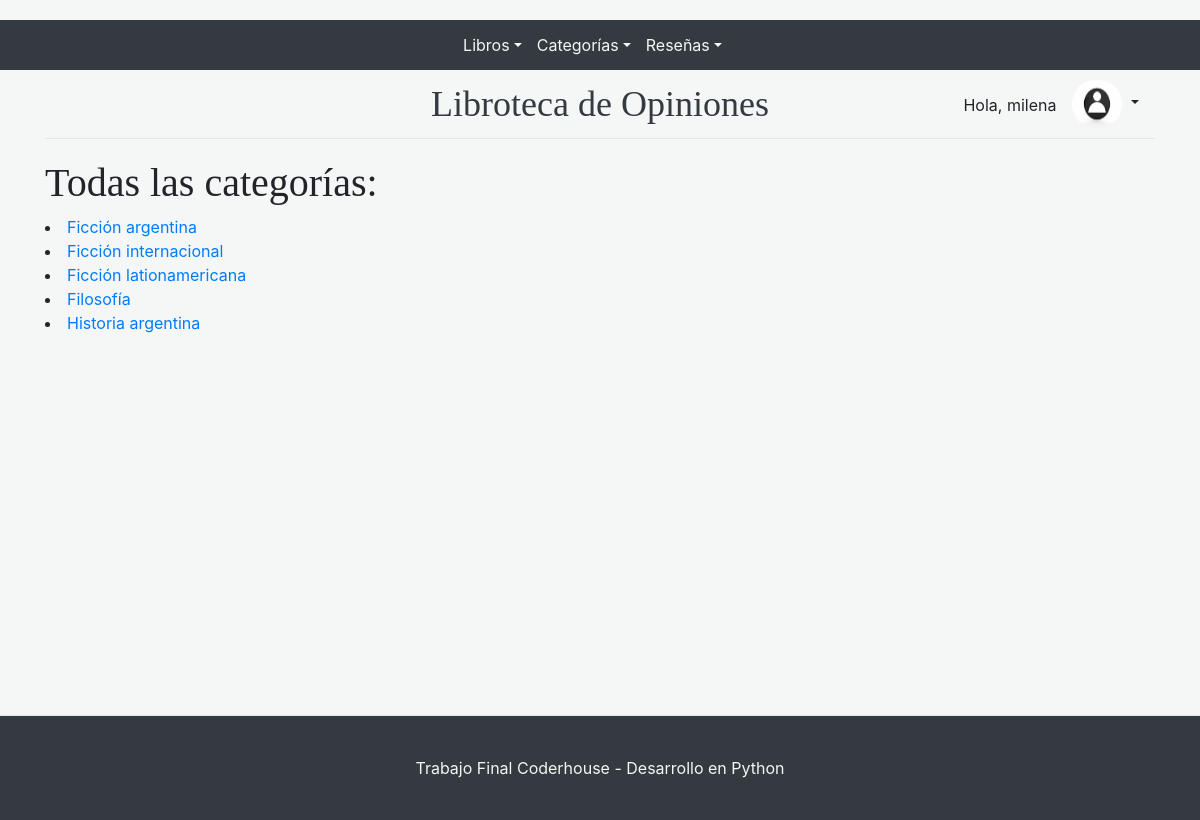
/listaCategorias/ (signed in), run on an earlier commit of the app's database.
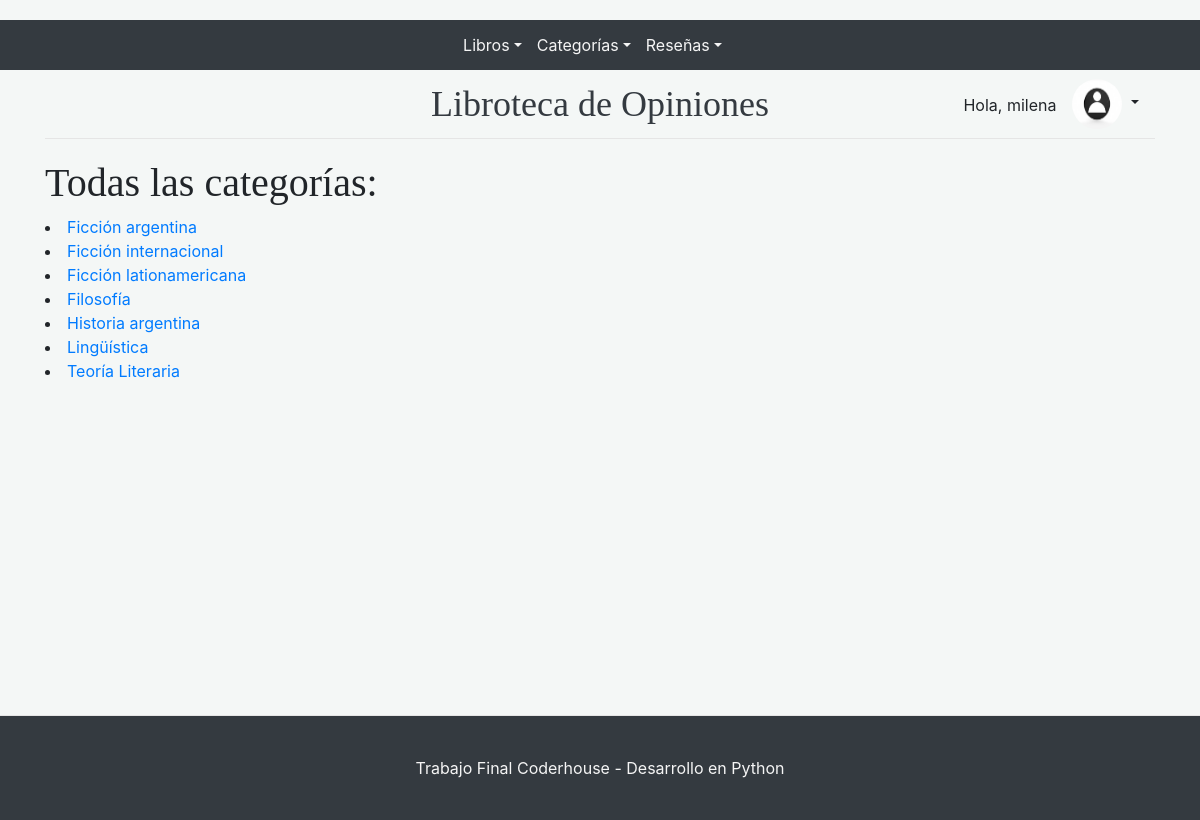
And on a later commit of the database.
### Blog/models.py (models this page shows, shortened)
class Categoria(models.Model):
    nombre=models.CharField(max_length=50, null=True)
    class Meta:
        ordering = ["nombre"]

### Blog/views.py (the view)
# urls.py: path('listaCategorias/', views.listaCategorias, name="listaCategorias"),
def listaCategorias(request):
    categorias=Categoria.objects.all()
    return render(request, "Blog/todas_categorias.html", {"lista_cat":categorias})

### Blog/templates/Blog/todas_categorias.html (shortened to what this page needs)
{% extends "Blog/padre_simple.html" %}
{% load static %}
{% block cuerpodelapagina %}
<h1>Todas las categorías: </h1>
{% for cat in lista_cat %}
<li><a href="{% url 'CategoriaPosts' cat.nombre %}"> {{ cat.nombre }}</a>   </li>
{% endfor %}
{% endblock %}

What changed in the data, as far as the page shows it:
added Categoria: nombre "Lingüística"
added Categoria: nombre "Teoría Literaria"
